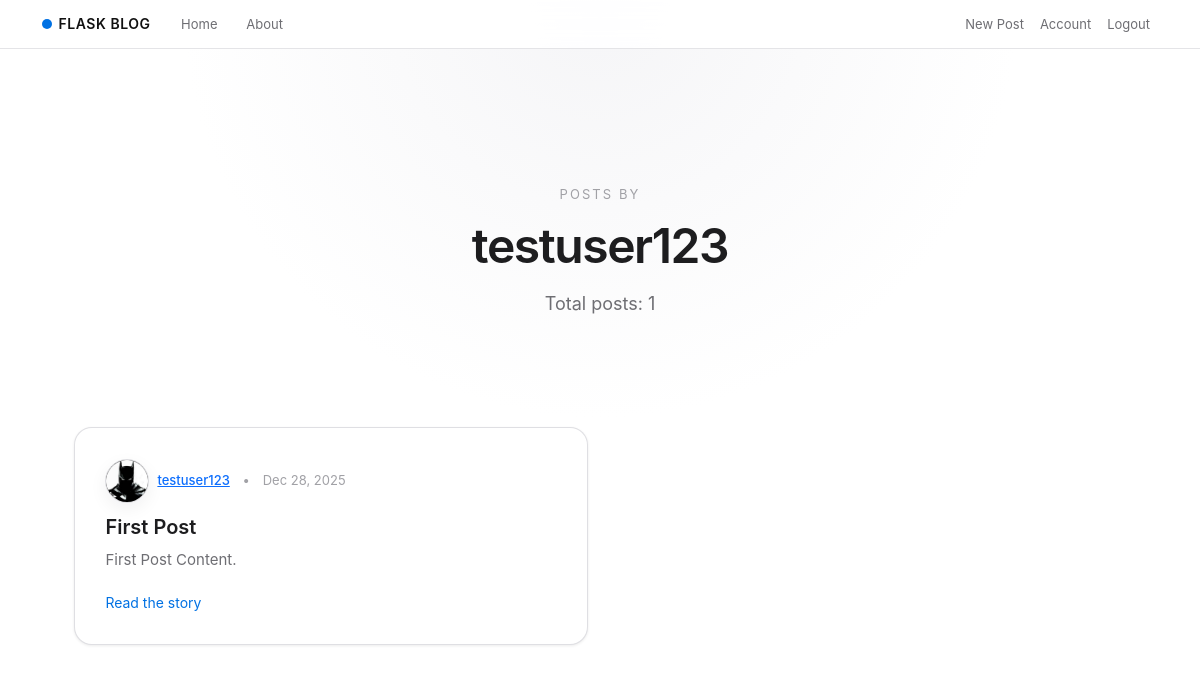
The page /user/testuser123 (signed in) on the database its author committed.
### flaskblog/models.py (models this page shows, shortened)
class User(db.Model, UserMixin):
    id = db.Column(db.Integer, primary_key=True)
    username = db.Column(db.String(20), unique=True, nullable=False)
    email = db.Column(db.String(120), unique=True, nullable=False)
    image_file = db.Column(db.String(20), nullable=False, default='default.jpg')
    password = db.Column(db.String(60), nullable=False)
    posts = db.relationship('Post', backref='author', lazy=True)

class Post(db.Model):
    id = db.Column(db.Integer, primary_key=True)
    title = db.Column(db.String(100), nullable=False)
    date_posted = db.Column(
        db.DateTime(timezone=True),
        nullable=False,
        default=lambda: datetime.now(timezone.utc)
    )
    content = db.Column(db.Text, nullable=False)
    user_id = db.Column(db.Integer, db.ForeignKey('user.id'), nullable=False)

### flaskblog/users/routes.py (the view)
@users.route("/user/<string:username>")
def user_posts(username):
    user = db.session.execute(
                db.select(User).filter_by(username=username)
            ).scalar_one_or_none() or abort(404)
    page = request.args.get('page', 1, type=int)
    posts = Post.query.filter_by(author=user).order_by(Post.date_posted.desc()).paginate(page=page, per_page=10)
    return render_template('user_posts.html', posts=posts, user=user)

### flaskblog/auth.py (called while the page is built)
@login_manager.user_loader
def load_user(user_id):
    return User.query.get(int(user_id))

### flaskblog/templates/user_posts.html (shortened to what this page needs)
{% extends "layout.html" %} {% block content %}
<section class="hero text-center">
  <p class="hero-eyebrow">Posts by</p>
  <h1 class="hero-title">{{ user.username }}</h1>
  <p class="hero-subtitle">Total posts: {{ posts.total }}</p>
</section>
<section class="stories-section">
  <div class="row g-4">
    {% for post in posts.items %}
    <div class="col-md-6">
      <article class="story-tile">
        <div class="story-meta">
          <img
            class="story-avatar"
            src="{{ url_for('static', filename='profile_pics/' ~ post.author.image_file) }}"
            alt="{{ post.author.username }} avatar"
          />
          <a
            class="story-author"
            href="{{ url_for('users.user_posts', username=post.author.username) }}"
          >
            {{ post.author.username }}
          </a>
          <span class="story-dot">•</span>
          <span class="story-date">
            {{ post.date_posted.strftime('%b %-d, %Y') }}
          </span>
        </div>
        <h3 class="story-title">{{ post.title }}</h3>
        <p class="story-excerpt">{{ post.content }}</p>
        <a
          href="{{ url_for('posts.post', post_id=post.id) }}"
          class="story-link"
        >
          Read the story
        </a>
      </article>
    </div>
    {% endfor %}
  </div>
</section>
{% endblock %}

### flaskblog/static/main.css (style rules this page uses)
:root { --primary-color: #111111; --primary-muted: #1d1d1f; --accent-color: #0071e3; --accent-soft: #e8f0ff; --text-primary: #111111; --text-secondary: #6e6e73; --text-tertiary: #a1a1a6; --bg-primary: #ffffff; --bg-secondary: #fbfbfd; --bg-elevated: #ffffff; --border-color: #d2d2d7; --radius-soft: 18px; --shadow-soft: 0 18px 40px rgba(0, 0, 0, 0.08); --shadow-subtle: 0 1px 3px rgba(0, 0, 0, 0.08); }
* { margin: 0; padding: 0; box-sizing: border-box; }
body { font-family: -apple-system, BlinkMacSystemFont, "SF Pro Text", system-ui, "Segoe UI", Roboto, "Helvetica Neue", Arial, sans-serif; background: radial-gradient(circle at top, #f5f5f7 0, #ffffff 45%); color: var(--text-primary); line-height: 1.6; -webkit-font-smoothing: antialiased; -moz-osx-font-smoothing: grayscale; }
h1, h2, h3, h4, h5, h6 { color: var(--text-primary); font-weight: 600; line-height: 1.2; margin-bottom: 1rem; }
.hero, .about-hero { max-width: 800px; margin: 0 auto 4rem auto; padding: 3.5rem 1.5rem 1rem; }
.hero-eyebrow { font-size: 13px; letter-spacing: 0.16em; text-transform: uppercase; color: var(--text-tertiary); margin-bottom: 0.75rem; }
.hero-title { font-size: 48px; font-weight: 600; letter-spacing: -0.03em; margin-bottom: 1rem; color: var(--primary-muted); }
.hero-subtitle { font-size: 18px; color: var(--text-secondary); max-width: 36rem; margin: 0 auto 1.75rem auto; }
.stories-section { max-width: 1100px; margin: 0 auto; padding: 0 1.5rem; }
.story-tile { background: var(--bg-elevated); border-radius: var(--radius-soft); padding: 1.9rem 1.9rem 1.8rem; border: 1px solid rgba(210, 210, 215, 0.7); box-shadow: var(--shadow-subtle); transition: transform 0.3s ease, box-shadow 0.3s ease, border-color 0.3s ease; height: 100%; }
.story-meta { font-size: 13px; color: var(--text-tertiary); margin-bottom: 0.75rem; display: flex; align-items: center; gap: 0.5rem; }
.story-author { font-weight: 500; }
.story-dot { margin: 0 0.3rem; }
.story-title { font-size: 20px; font-weight: 600; margin-bottom: 0.6rem; color: var(--primary-muted); }
.story-excerpt { font-size: 15px; color: var(--text-secondary); margin-bottom: 1.1rem; }
.story-link { font-size: 14px; color: var(--accent-color); text-decoration: none; }
.story-avatar { width: 44px; height: 44px; border-radius: 50%; object-fit: cover; border: 1px solid rgba(210, 210, 215, 0.8); box-shadow: 0 6px 18px rgba(15, 23, 42, 0.06); }

### rows shown on the page
User: username "testuser123"
Post: image_file (picture), author.username "testuser123", date_posted "Dec 28, 2025", title "First Post", content "First Post Content."

### other values the page prints
{{ posts.total }} "1"
